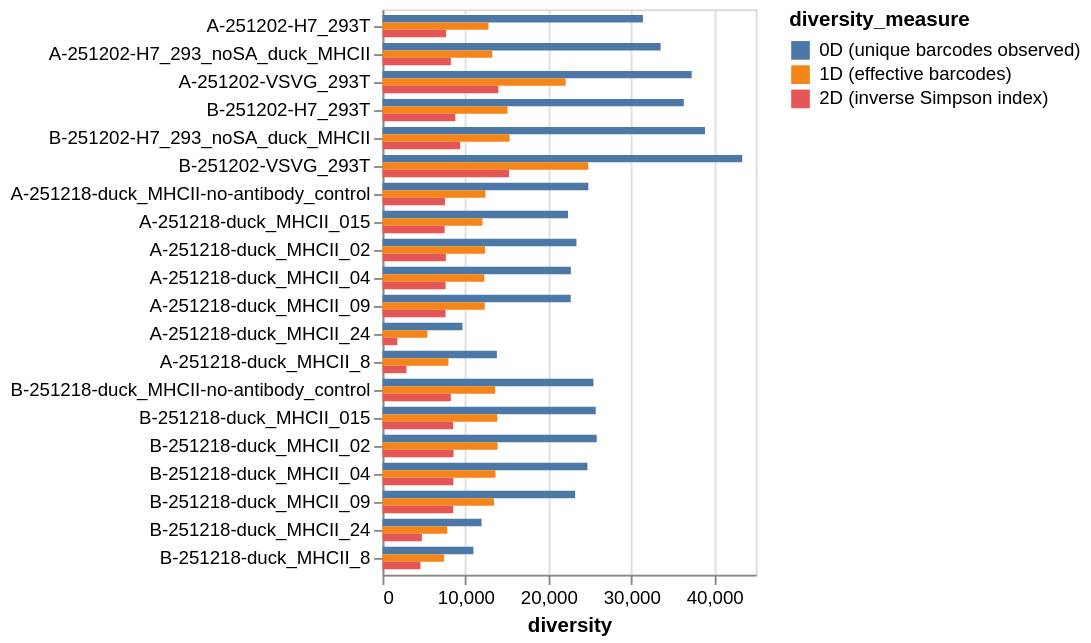

The notebook cell this image was saved under:
### Markdown cell above
## Diversity of barcodes for each sample
Get the diversity of barcodes mapping to the gene of interest (**not** neutralization standards or other non-primary targets) for each sample.

We compute three [diversity indices](https://en.wikipedia.org/wiki/Diversity_index):

  - $^0$D: number ofo unique barcodes observed in that sample
  - $^1$D: effective number of barcodes (Shannon diversity)
  - $^2$D: inverse Simpson index (inverse probability two random barcodes are the same)

All are plotted below, the plot is interactive, so you can select by date library and click the legend just to show on particular diversity measure.

### Code cell
diversity_measures = {
    "unique_barcodes_observed": "0D (unique barcodes observed)",
    "effective_n_barcodes": "1D (effective barcodes)",
    "inverse_simpson_index": "2D (inverse Simpson index)",
}

diversity = (
    variants.variant_count_df.query("target == @variants.primary_target")
    .query("count > 0")[["sample", "barcode", "count"]]
    .groupby("sample", as_index=False)
    .aggregate(
        unique_barcodes_observed=pd.NamedAgg("barcode", "count"),
        effective_n_barcodes=pd.NamedAgg(
            "count",
            lambda s: numpy.exp(-((s / s.sum()) * numpy.log(s / s.sum())).sum()),
        ),
        inverse_simpson_index=pd.NamedAgg(
            "count",
            lambda s: 1 / ((s / s.sum()) ** 2).sum(),
        ),
    )
    .melt(id_vars="sample", var_name="diversity_measure", value_name="diversity")
    .merge(barcode_runs, on="sample", validate="many_to_one")
    .assign(diversity_measure=lambda x: x["diversity_measure"].map(diversity_measures))
)

diversity_selection = alt.selection_point(fields=["diversity_measure"], bind="legend")

diversity_chart = (
    alt.Chart(diversity)
    .encode(
        x=alt.X("diversity"),
        y=alt.Y("sample", title=None, sort=samples),
        yOffset="diversity_measure",
        color=alt.Color(
            "diversity_measure",
            scale=alt.Scale(domain=list(diversity_measures.values())),
        ),
        tooltip=[
            alt.Tooltip(c, format=".1f") if diversity[c].dtype == float else c
            for c in diversity.columns
        ],
    )
    .mark_bar()
    .properties(width=200, height=alt.Step(15, **{"for": "position"}))
    .configure_axis(labelLimit=500)
)

for selection in selections + [diversity_selection]:
    diversity_chart = diversity_chart.add_params(selection).transform_filter(selection)

diversity_chart

### Figure 1 — Vega-Lite specification as saved in the notebook (floating-point values rounded to 4 significant figures)
{"config": {"view": {"continuousWidth": 300, "continuousHeight": 300}, "axis": {"labelLimit": 500}}, "data": {"name": "data-713428d84331e05d65aeba222257a3e8"}, "mark": {"type": "bar"}, "encoding": {"color": {"field": "diversity_measure", "scale": {"domain": ["0D (unique barcodes observed)", "1D (effective barcodes)", "2D (inverse Simpson index)"]}, "type": "nominal"}, "tooltip": [{"field": "sample", "type": "nominal"}, {"field": "diversity_measure", "type": "nominal"}, {"field": "diversity", "format": ".1f", "type": "quantitative"}, {"field": "library", "type": "nominal"}, {"field": "date", "type": "nominal"}], "x": {"field": "diversity", "type": "quantitative"}, "y": {"field": "sample", "sort": ["A-251202-H7_293T", "A-251202-H7_293_noSA_duck_MHCII", "A-251202-VSVG_293T", "B-251202-H7_293T", "B-251202-H7_293_noSA_duck_MHCII", "B-251202-VSVG_293T", "A-251218-duck_MHCII-no-antibody_control", "A-251218-duck_MHCII_015", "A-251218-duck_MHCII_02", "A-251218-duck_MHCII_04", "A-251218-duck_MHCII_09", "A-251218-duck_MHCII_24", "A-251218-duck_MHCII_8", "B-251218-duck_MHCII-no-antibody_control", "B-251218-duck_MHCII_015", "B-251218-duck_MHCII_02", "B-251218-duck_MHCII_04", "B-251218-duck_MHCII_09", "B-251218-duck_MHCII_24", "B-251218-duck_MHCII_8"], "title": null, "type": "nominal"}, "yOffset": {"field": "diversity_measure", "type": "nominal"}}, "height": {"step": 15, "for": "position"}, "params": [{"name": "param_1", "select": {"type": "point", "fields": ["library"]}, "bind": {"input": "select", "options": [null, "A", "B"], "labels": ["all", "A", "B"], "name": "library"}}, {"name": "param_2", "select": {"type": "point", "fields": ["date"]}, "bind": {"input": "select", "options": [null, "2025-12-02", "2025-12-18"], "labels": ["all", "2025-12-02", "2025-12-18"], "name": "date"}}, {"name": "param_6", "select": {"type": "point", "fields": ["diversity_measure"]}, "bind": "legend"}], "transform": [{"filter": {"param": "param_1"}}, {"filter": {"param": "param_2"}}, {"filter": {"param": "param_6"}}], "width": 200, "$schema": "https://vega.github.io/schema/vega-lite/v5.20.1.json", "datasets": {"data-713428d84331e05d65aeba222257a3e8": [{"sample": "A-251202-H7_293T", "diversity_measure": "0D (unique barcodes observed)", "diversity": 31400.0, "library": "A", "date": "2025-12-02"}, {"sample": "A-251202-H7_293_noSA_duck_MHCII", "diversity_measure": "0D (unique barcodes observed)", "diversity": 33530.0, "library": "A", "date": "2025-12-02"}, {"sample": "A-251202-VSVG_293T", "diversity_measure": "0D (unique barcodes observed)", "diversity": 37280.0, "library": "A", "date": "2025-12-02"}, {"sample": "A-251218-duck_MHCII-no-antibody_control", "diversity_measure": "0D (unique barcodes observed)", "diversity": 24810.0, "library": "A", "date": "2025-12-18"}, {"sample": "A-251218-duck_MHCII_015", "diversity_measure": "0D (unique barcodes observed)", "diversity": 22360.0, "library": "A", "date": "2025-12-18"}, {"sample": "A-251218-duck_MHCII_02", "diversity_measure": "0D (unique barcodes observed)", "diversity": 23380.0, "library": "A", "date": "2025-12-18"}, {"sample": "A-251218-duck_MHCII_04", "diversity_measure": "0D (unique barcodes observed)", "diversity": 22710.0, "library": "A", "date": "2025-12-18"}, {"sample": "A-251218-duck_MHCII_09", "diversity_measure": "0D (unique barcodes observed)", "diversity": 22690.0, "library": "A", "date": "2025-12-18"}, {"sample": "A-251218-duck_MHCII_24", "diversity_measure": "0D (unique barcodes observed)", "diversity": 9638.0, "library": "A", "date": "2025-12-18"}, {"sample": "A-251218-duck_MHCII_8", "diversity_measure": "0D (unique barcodes observed)", "diversity": 13790.0, "library": "A", "date": "2025-12-18"}, {"sample": "B-251202-H7_293T", "diversity_measure": "0D (unique barcodes observed)", "diversity": 36330.0, "library": "B", "date": "2025-12-02"}, {"sample": "B-251202-H7_293_noSA_duck_MHCII", "diversity_measure": "0D (unique barcodes observed)", "diversity": 38880.0, "library": "B", "date": "2025-12-02"}, {"sample": "B-251202-VSVG_293T", "diversity_measure": "0D (unique barcodes observed)", "diversity": 43370.0, "library": "B", "date": "2025-12-02"}, {"sample": "B-251218-duck_MHCII-no-antibody_control", "diversity_measure": "0D (unique barcodes observed)", "diversity": 25430.0, "library": "B", "date": "2025-12-18"}, {"sample": "B-251218-duck_MHCII_015", "diversity_measure": "0D (unique barcodes observed)", "diversity": 25710.0, "library": "B", "date": "2025-12-18"}, {"sample": "B-251218-duck_MHCII_02", "diversity_measure": "0D (unique barcodes observed)", "diversity": 25830.0, "library": "B", "date": "2025-12-18"}, {"sample": "B-251218-duck_MHCII_04", "diversity_measure": "0D (unique barcodes observed)", "diversity": 24710.0, "library": "B", "date": "2025-12-18"}, {"sample": "B-251218-duck_MHCII_09", "diversity_measure": "0D (unique barcodes observed)", "diversity": 23220.0, "library": "B", "date": "2025-12-18"}, {"sample": "B-251218-duck_MHCII_24", "diversity_measure": "0D (unique barcodes observed)", "diversity": 11940.0, "library": "B", "date": "2025-12-18"}, {"sample": "B-251218-duck_MHCII_8", "diversity_measure": "0D (unique barcodes observed)", "diversity": 10960.0, "library": "B", "date": "2025-12-18"}, {"sample": "A-251202-H7_293T", "diversity_measure": "1D (effective barcodes)", "diversity": 12770.0, "library": "A", "date": "2025-12-02"}, {"sample": "A-251202-H7_293_noSA_duck_MHCII", "diversity_measure": "1D (effective barcodes)", "diversity": 13220.0, "library": "A", "date": "2025-12-02"}, {"sample": "A-251202-VSVG_293T", "diversity_measure": "1D (effective barcodes)", "diversity": 22080.0, "library": "A", "date": "2025-12-02"}, {"sample": "A-251218-duck_MHCII-no-antibody_control", "diversity_measure": "1D (effective barcodes)", "diversity": 12410.0, "library": "A", "date": "2025-12-18"}, {"sample": "A-251218-duck_MHCII_015", "diversity_measure": "1D (effective barcodes)", "diversity": 12050.0, "library": "A", "date": "2025-12-18"}, {"sample": "A-251218-duck_MHCII_02", "diversity_measure": "1D (effective barcodes)", "diversity": 12360.0, "library": "A", "date": "2025-12-18"}, {"sample": "A-251218-duck_MHCII_04", "diversity_measure": "1D (effective barcodes)", "diversity": 12270.0, "library": "A", "date": "2025-12-18"}, {"sample": "A-251218-duck_MHCII_09", "diversity_measure": "1D (effective barcodes)", "diversity": 12320.0, "library": "A", "date": "2025-12-18"}, {"sample": "A-251218-duck_MHCII_24", "diversity_measure": "1D (effective barcodes)", "diversity": 5409.0, "library": "A", "date": "2025-12-18"}, {"sample": "A-251218-duck_MHCII_8", "diversity_measure": "1D (effective barcodes)", "diversity": 7951.0, "library": "A", "date": "2025-12-18"}, {"sample": "B-251202-H7_293T", "diversity_measure": "1D (effective barcodes)", "diversity": 15070.0, "library": "B", "date": "2025-12-02"}, {"sample": "B-251202-H7_293_noSA_duck_MHCII", "diversity_measure": "1D (effective barcodes)", "diversity": 15320.0, "library": "B", "date": "2025-12-02"}, {"sample": "B-251202-VSVG_293T", "diversity_measure": "1D (effective barcodes)", "diversity": 24810.0, "library": "B", "date": "2025-12-02"}, {"sample": "B-251218-duck_MHCII-no-antibody_control", "diversity_measure": "1D (effective barcodes)", "diversity": 13580.0, "library": "B", "date": "2025-12-18"}, {"sample": "B-251218-duck_MHCII_015", "diversity_measure": "1D (effective barcodes)", "diversity": 13840.0, "library": "B", "date": "2025-12-18"}, {"sample": "B-251218-duck_MHCII_02", "diversity_measure": "1D (effective barcodes)", "diversity": 13880.0, "library": "B", "date": "2025-12-18"}, {"sample": "B-251218-duck_MHCII_04", "diversity_measure": "1D (effective barcodes)", "diversity": 13620.0, "library": "B", "date": "2025-12-18"}, {"sample": "B-251218-duck_MHCII_09", "diversity_measure": "1D (effective barcodes)", "diversity": 13440.0, "library": "B", "date": "2025-12-18"}, {"sample": "B-251218-duck_MHCII_24", "diversity_measure": "1D (effective barcodes)", "diversity": 7793.0, "library": "B", "date": "2025-12-18"}, {"sample": "B-251218-duck_MHCII_8", "diversity_measure": "1D (effective barcodes)", "diversity": 7423.0, "library": "B", "date": "2025-12-18"}, {"sample": "A-251202-H7_293T", "diversity_measure": "2D (inverse Simpson index)", "diversity": 7665.0, "library": "A", "date": "2025-12-02"}, {"sample": "A-251202-H7_293_noSA_duck_MHCII", "diversity_measure": "2D (inverse Simpson index)", "diversity": 8240.0, "library": "A", "date": "2025-12-02"}, {"sample": "A-251202-VSVG_293T", "diversity_measure": "2D (inverse Simpson index)", "diversity": 13970.0, "library": "A", "date": "2025-12-02"}, {"sample": "A-251218-duck_MHCII-no-antibody_control", "diversity_measure": "2D (inverse Simpson index)", "diversity": 7533.0, "library": "A", "date": "2025-12-18"}, {"sample": "A-251218-duck_MHCII_015", "diversity_measure": "2D (inverse Simpson index)", "diversity": 7490.0, "library": "A", "date": "2025-12-18"}, {"sample": "A-251218-duck_MHCII_02", "diversity_measure": "2D (inverse Simpson index)", "diversity": 7635.0, "library": "A", "date": "2025-12-18"}, {"sample": "A-251218-duck_MHCII_04", "diversity_measure": "2D (inverse Simpson index)", "diversity": 7606.0, "library": "A", "date": "2025-12-18"}, {"sample": "A-251218-duck_MHCII_09", "diversity_measure": "2D (inverse Simpson index)", "diversity": 7602.0, "library": "A", "date": "2025-12-18"}, {"sample": "A-251218-duck_MHCII_24", "diversity_measure": "2D (inverse Simpson index)", "diversity": 1794.0, "library": "A", "date": "2025-12-18"}, {"sample": "A-251218-duck_MHCII_8", "diversity_measure": "2D (inverse Simpson index)", "diversity": 2891.0, "library": "A", "date": "2025-12-18"}, {"sample": "B-251202-H7_293T", "diversity_measure": "2D (inverse Simpson index)", "diversity": 8785.0, "library": "B", "date": "2025-12-02"}, {"sample": "B-251202-H7_293_noSA_duck_MHCII", "diversity_measure": "2D (inverse Simpson index)", "diversity": 9361.0, "library": "B", "date": "2025-12-02"}, {"sample": "B-251202-VSVG_293T", "diversity_measure": "2D (inverse Simpson index)", "diversity": 15250.0, "library": "B", "date": "2025-12-02"}, {"sample": "B-251218-duck_MHCII-no-antibody_control", "diversity_measure": "2D (inverse Simpson index)", "diversity": 8236.0, "library": "B", "date": "2025-12-18"}, {"sample": "B-251218-duck_MHCII_015", "diversity_measure": "2D (inverse Simpson index)", "diversity": 8524.0, "library": "B", "date": "2025-12-18"}, {"sample": "B-251218-duck_MHCII_02", "diversity_measure": "2D (inverse Simpson index)", "diversity": 8566.0, "library": "B", "date": "2025-12-18"}, {"sample": "B-251218-duck_MHCII_04", "diversity_measure": "2D (inverse Simpson index)", "diversity": 8538.0, "library": "B", "date": "2025-12-18"}, {"sample": "B-251218-duck_MHCII_09", "diversity_measure": "2D (inverse Simpson index)", "diversity": 8525.0, "library": "B", "date": "2025-12-18"}, {"sample": "B-251218-duck_MHCII_24", "diversity_measure": "2D (inverse Simpson index)", "diversity": 4748.0, "library": "B", "date": "2025-12-18"}, {"sample": "B-251218-duck_MHCII_8", "diversity_measure": "2D (inverse Simpson index)", "diversity": 4571.0, "library": "B", "date": "2025-12-18"}]}}
